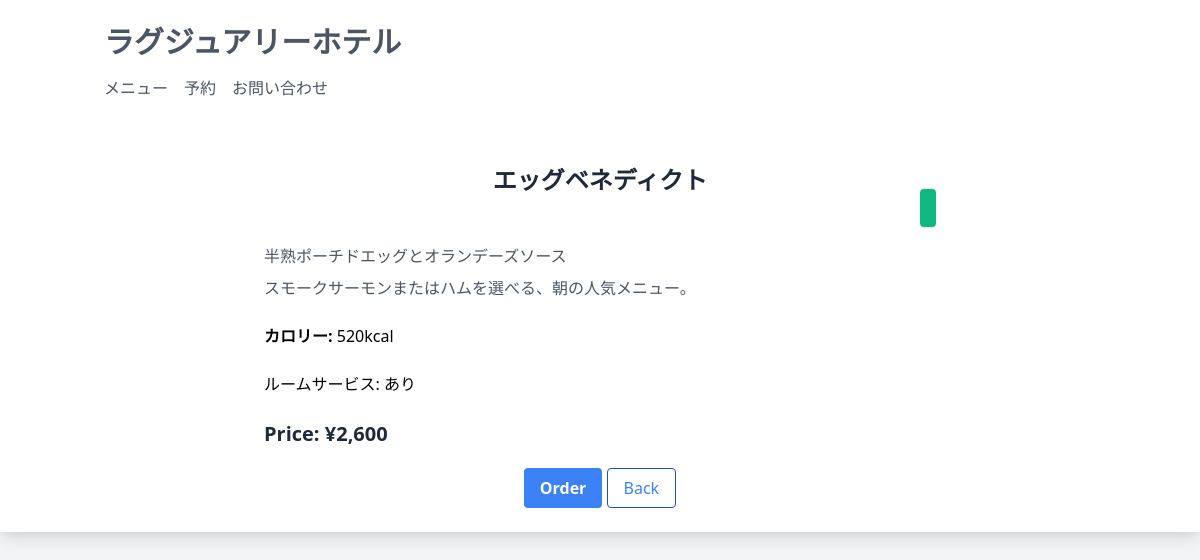
The page /menu/detail.php?id=2 on the database its author committed.
### tables this page shows
CREATE TABLE menus (
    id BIGINT UNSIGNED AUTO_INCREMENT PRIMARY KEY COMMENT 'ID',
    name VARCHAR(255) NOT NULL COMMENT '名称',
    category_id BIGINT UNSIGNED NOT NULL COMMENT 'カテゴリID',
    price INT NOT NULL COMMENT '価格',
    stock INT NOT NULL COMMENT '在庫',
    summary TEXT COMMENT 'サマリー',
    description TEXT COMMENT '説明',
    image_name TEXT COMMENT '画像名',
    is_room_service TINYINT(1) NOT NULL DEFAULT 0 COMMENT 'ルームサービスフラグ',
    calories INT COMMENT 'カロリー',
    created_at DATETIME NOT NULL DEFAULT CURRENT_TIMESTAMP COMMENT '作成日',
    updated_at DATETIME NOT NULL DEFAULT CURRENT_TIMESTAMP ON UPDATE CURRENT_TIMESTAMP COMMENT '更新日',
    
     
    CONSTRAINT fk_menus_category_id
        FOREIGN KEY (category_id)
        REFERENCES categories(id)
        ON DELETE CASCADE
);

### lib/DB.php (called while the page is built, shortened)
<?php
class DB
{
    function __construct()
    {
        $db_connection = DB_CONNECTION;
        $db_name = DB_DATABASE;
        $db_host = DB_HOST;
        $db_port = DB_PORT;
        $db_user = DB_USERNAME;
        $db_password = DB_PASSWORD;
        $dsn = "{$db_connection}:dbname={$db_name};host={$db_host};charset=utf8;port={$db_port}";
        try {
            $this->pdo = new PDO($dsn, $db_user, $db_password);
        } catch (PDOException $e) {
            echo "接続失敗: " . $e->getMessage();
            echo $dsn;
            exit;
        }
    }
}

### app/models/Menu.php (called while the page is built, shortened)
<?php
class Menu extends DB
{
    public $table_name = "menus";
    public function findByID($id)
    {
        $posts['id'] = $id;
        $sql = "SELECT * FROM {$this->table_name} WHERE id = :id;";
        $stmt = $this->pdo->prepare($sql);
        $stmt->execute($posts);
        $this->value = $stmt->fetch();
        return $this->value;
    }
}

### menu/detail.php (the view, shortened to what this page needs)
<?php
$menu = new Menu();
$menu->findByID($_GET['id']);
?>
<!DOCTYPE html>
<html lang="ja">
<?php include COMPONENT_DIR . 'head.php' ?>
<body class="bg-gray-100">
    <?php include COMPONENT_DIR . 'nav.php' ?>
    <div class="bg-white shadow-lg p-6 flex justify-center">
        <div class="w-full max-w-2xl">
            <h2 class="text-2xl font-bold text-gray-800 text-center">
                <?= $menu->value['name']  ?>
            </h2>
            <div class="text-right mb-6">
                <label for="" class="bg-green-500 text-white p-2 rounded">
                </label>
            </div>
            <p class="text-gray-600 mt-2 text-left">
                <?= nl2br($menu->value['summary'])  ?>
            </p>
            <p class="text-gray-600 mt-2 text-left mb-6">
                <?= nl2br($menu->value['description'])  ?>
            </p>
            <?php if ($menu->value['calories'] > 0) : ?>
                <p class="mb-6 text-left">
                    <strong>カロリー:</strong>
                    <?= $menu->value['calories'] ?>kcal
                </p>
            <?php endif ?>
            <p class="mb-6 text-left">
                ルームサービス:
                <?php if ($menu->value['is_room_service']) : ?>
                    あり
                <?php else : ?>
                    なし
                <?php endif ?>
            </p>
            <p class="text-gray-800 text-xl font-bold mt-2 text-left">
                Price: &yen;<?= number_format($menu->value['price']) ?>
            </p>
            <div class="mt-5 text-center">
                <button class="bg-blue-500 hover:bg-blue-700 text-white font-bold py-2 px-4 rounded">
                    Order
                </button>
                <a href="./" class="border border-blue-700 text-blue-500 py-2 px-4 rounded hover:underline">Back</a>
            </div>
        </div>
    </div>
</body>
</html>

### rows shown on the page
menus: name "エッグベネディクト", summary "半熟ポーチドエッグとオランデーズソース", description "スモークサーモンまたはハムを選べる、朝の人気メニュー。", calories "520", price "2,600"
